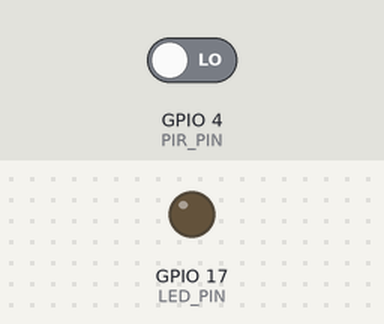
This program was run on a simulated Raspberry Pi (BCM pin numbers). Shown: output pins drawn as LEDs (lit = HIGH). The inputs (shaded band) are chosen by the test bench; at power-on: GPIO 4 (PIR_PIN) LOW. The camera gives no picture and a still takes 0.5 s; the clock reads 2024-03-15 10:24:30 at power-on unless the program sets it; what the program prints to the terminal is not drawn.

Above: at 3.2 s.
3.3 s: GPIO 4 (PIR_PIN) driven HIGH
At 3.7 s:
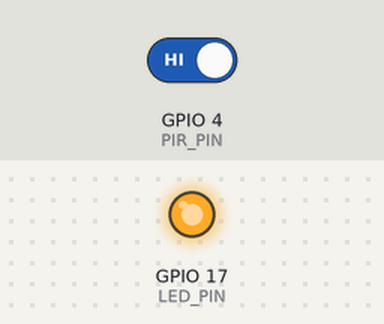
4.8 s: GPIO 4 (PIR_PIN) driven LOW
At 6.2 s:
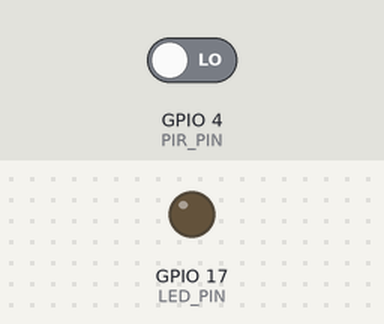
Timing chart, 0 to 7.8 s (numbered marks = the images above; inputs shaded):
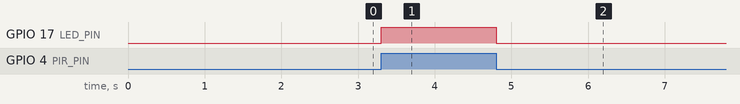

The program:

project_step2.py
```python
import RPi.GPIO as GPIO
import time
from picamera import PiCamera

def take_photo(camera):
    file_name = "/home/duykhang0709/camera/img_" + str(time.time()) + ".jpg"
    camera.capture(file_name)
    return file_name

PIR_PIN = 4
LED_PIN = 17

#Set up camera
camera = PiCamera()
camera.resolution = (720, 480)
camera.rotation = 180
print("Waiting 2 seconds to init the camera...")
time.sleep(2)
print("Camera setup OK.")

#GPIO set up
GPIO.setmode(GPIO.BCM)
GPIO.setup(PIR_PIN, GPIO.IN)
GPIO.setup(LED_PIN, GPIO.OUT)
GPIO.output(LED_PIN, GPIO.LOW)
print("GPIO set up OK.")

MOVEMENT_DETECT_TRESHOLD = 3.0
last_pir_state = GPIO.input(PIR_PIN)
movement_timer = time.time()
MIN_DURATION_BETWEEN_2_PHOTO = 60.0
last_time_taken_photo = 0

print("Everything has been set up.")

try:
    while True:
        time.sleep(0.01)
        pir_state = GPIO.input(PIR_PIN)
        if pir_state == GPIO.HIGH:
            GPIO.output(LED_PIN, GPIO.HIGH)
        else:
            GPIO.output(LED_PIN, GPIO.LOW)
        if last_pir_state == GPIO.LOW and pir_state == GPIO.HIGH:
            movement_timer = time.time()
        if last_pir_state == GPIO.HIGH and pir_state == GPIO.HIGH:
            if time.time() - movement_timer > MOVEMENT_DETECT_TRESHOLD:
                if time.time() - last_time_taken_photo > MIN_DURATION_BETWEEN_2_PHOTO:
                    print("Take photo and send it by email")
                    take_photo(camera)
                    last_time_taken_photo = time.time()
        last_pir_state = pir_state
except KeyboardInterrupt:
    GPIO.cleanup()
```

Measured:
- after the input at 3.3 s, GPIO 17 (LED_PIN): LOW → HIGH at once
- after the input at 4.8 s, GPIO 17 (LED_PIN): HIGH → LOW at once
